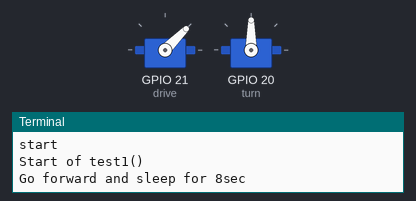
This program was run on a simulated Raspberry Pi (BCM pin numbers). On the bench: 2 × servo, the last lines printed to the terminal. Servo angles are drawn from the pulse width (0.5 ms = 0°, 2.5 ms = 180°). At 16.0 s the program stops and its outputs stay as they are.

Above: at 0.1 s.
At 7.1 s:
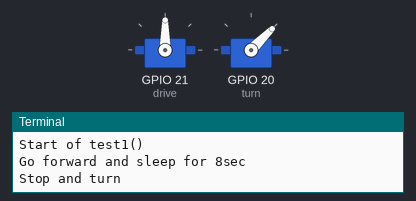
At 10.1 s:
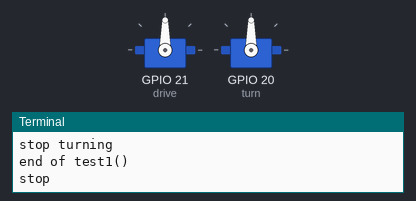
Timing chart, 0 to 11.6 s (numbered marks = the images above):
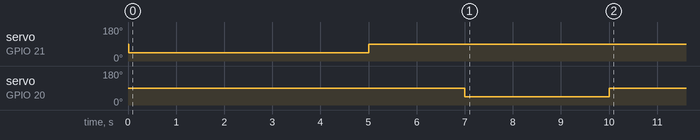

The program:

servo2.py
```python
#!/usr/bin/env python

import RPi.GPIO as GPIO
import time
GPIO.setmode(GPIO.BCM)

GPIO.setup(21, GPIO.OUT) # 20-21 kimenetek
GPIO.setup(20, GPIO.OUT)

print "start"

drive=GPIO.PWM(21,50)
drive.start(7.5)
turn=GPIO.PWM(20,50)
turn.start(7.5)

turn.ChangeDutyCycle(7.5)

wait = 0.5

def test1():
	print "Start of test1()"
	print "Go forward and sleep for 8sec"
	drive.ChangeDutyCycle(5.0)
	turn.ChangeDutyCycle(7.5)
	time.sleep(5)
	print "Stop and turn"
	drive.ChangeDutyCycle(7.5)
	time.sleep(2)
	turn.ChangeDutyCycle(5.0)
	time.sleep(3)
	print "stop turning"
	turn.ChangeDutyCycle(7.5)

	print "end of test1()"

test1()
print "stop"
drive.stop()
turn.stop()
time.sleep(3)
print "cleanup"
GPIO.cleanup()
time.sleep(3)
```

Measured:
- by itself, servo on GPIO 21 (drive): 90° → 45° at 0.02 s, → 90° 5.0 s later
- by itself, servo on GPIO 20 (turn): 90° → 45° at 7.0 s, → 90° 3.0 s later
